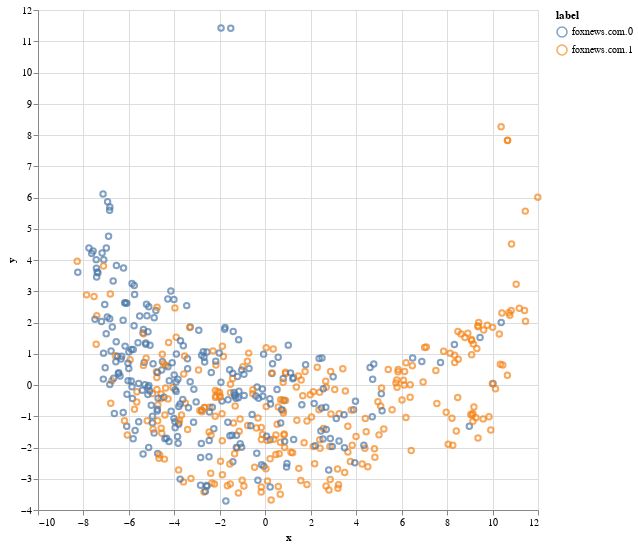

Notebook code cell kept with this figure:
### Code cell
(alt
    .Chart(UMAP_POINTS.sample(frac=0.01), width=500, height=500)
    .mark_point()
    .encode(x='x', y='y', tooltip='title', color='label'))

### Figure 1 — Vega-Lite specification as saved in the notebook (floating-point values rounded to 4 significant figures; data arrays with more than 128 entries replaced by an {"elided": "..."} marker saying what was removed)
{"$schema": "https://vega.github.io/schema/vega-lite/v2.6.0.json", "config": {"view": {"height": 300, "width": 400}}, "data": {"name": "data-70fb3cb58ec54371d47d1bb2b3baedc0"}, "datasets": {"data-70fb3cb58ec54371d47d1bb2b3baedc0": {"elided": "540 records"}}, "encoding": {"color": {"field": "label", "type": "nominal"}, "tooltip": {"field": "title", "type": "nominal"}, "x": {"field": "x", "type": "quantitative"}, "y": {"field": "y", "type": "quantitative"}}, "height": 500, "mark": "point", "width": 500}
